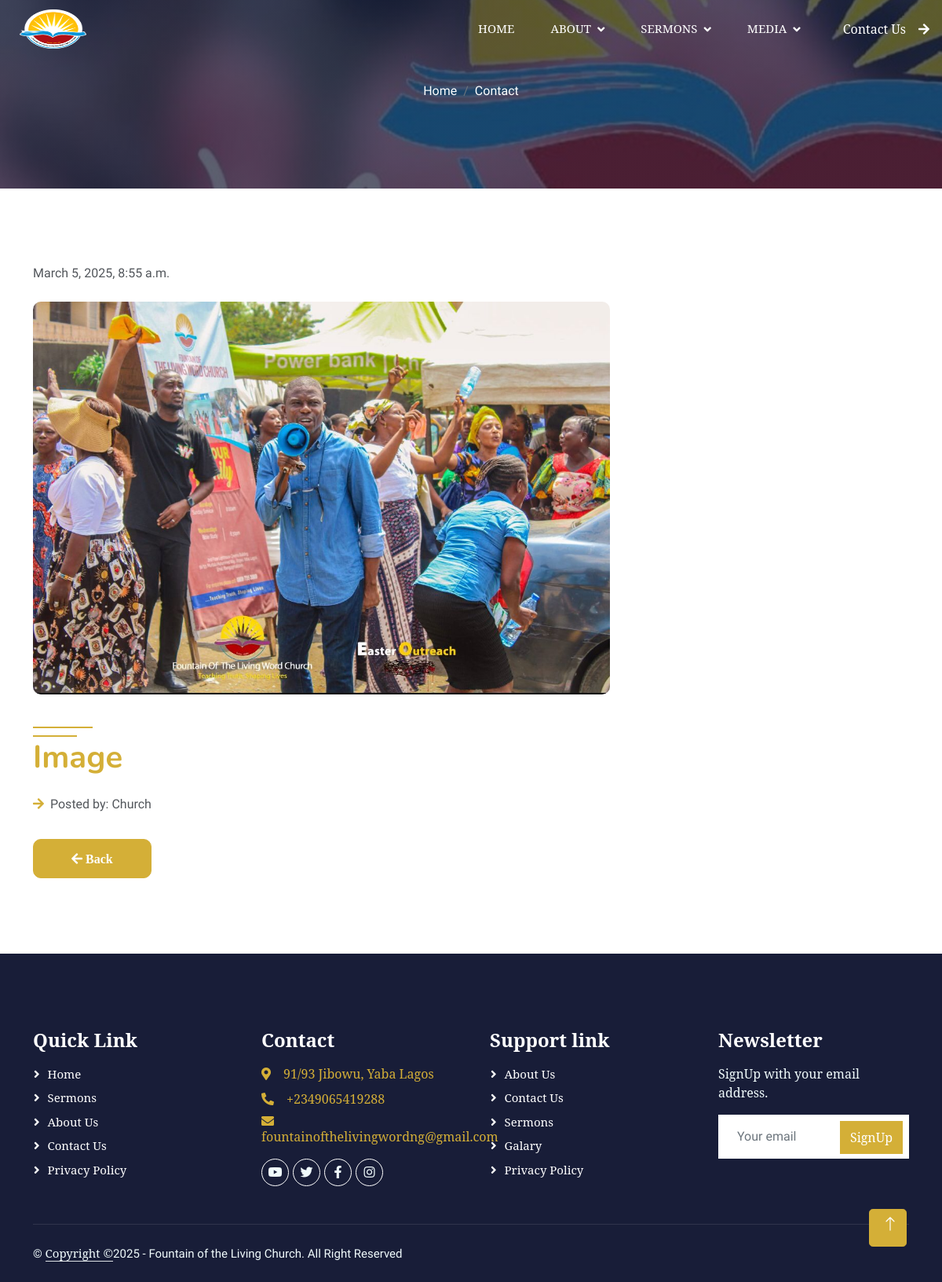
The app's page /galary_article/42/ with its own data.
### fountain/models.py (models this page shows, shortened)
class ChurchGalary(models.Model):
    galary_title = models.CharField(max_length=255, blank=True, null=True)
    galary_img = models.ImageField(upload_to='galary_img/')
    galary_author = models.ForeignKey(User, on_delete=models.CASCADE)
    galary_date = models.DateTimeField (auto_now_add= True)
    class Meta:
        ordering =['-galary_date']

### fountain/views.py (the view, shortened to what this page needs)
# urls.py: path('galary_article/<int:pk>/', GalaryArticleDetail.as_view(), name="galary_detail"),
class GalaryArticleDetail(DetailView):
    model = ChurchGalary
    template_name = 'fountainchurch/galary_article_detail.html'

### templates/fountainchurch/galary_article_detail.html (shortened to what this page needs)
{% extends "base.html" %}
{% load static %}
{% block content%}
  <div class="container-fluid bg-primary py-5 mb-5 page-header">
    <div class="container py-5">
        <div class="row justify-content-center">
            <div class="col-lg-10 text-center">
                <nav aria-label="breadcrumb">
                    <ol class="breadcrumb justify-content-center">
                        <li class="breadcrumb-item"><a class="text-white" href="{% url 'home' %}">Home</a></li>
                        <li class="breadcrumb-item"><a class="text-white" href="{% url 'contact' %}">Contact</a></li>
                    </ol>
                </nav>
            </div>
        </div>
    </div>
</div>
    <div class="container-xxl py-5">
        <div class="container">
            <p class="mb-4">{{ object.galary_date }}</p>
            <div class="row g-5">
                <div class="col-lg-12 wow fadeInUp" data-wow-delay="0.1s" style="min-height: 500px;">
                    <div class="position-relative h-100">
                        <img class="img-fluid position-absolute w-99 h-100" src="{{ object.galary_img.url }}" alt="" style="object-fit: cover; border-radius: 10px;">
                    </div>
                </div>
                <div class="col-lg-9 wow fadeInUp" data-wow-delay="0.3s">
                    <h1 class="mb-4"style="color: #d4af37;">{{ object.galary_title }}</h1>
                    <div class="row gy-2 gx-4 mb-4">
                        <div class="col-sm-6">
                            <p class="mb-0"><i class="fa fa-arrow-right text-primary me-2"></i>Posted by: Church</p>
                        </div>
                    </div>
                    <div class="btn-wrapper">
                            <a href=""onclick="history.back(); return false;" class="btn btn-primary py-3 px-5 mt-2"style="border-radius: 10px;"><i class="fa fa-arrow-left"> Back </i></a>
                        </div>
                </div>
            </div>
        </div>
    </div>
    {% endblock %}

### static/css/style.css (style rules this page uses)
.btn { font-family: 'Nunito', sans-serif; font-weight: 600; transition: .5s; }
h1, .h1, h2, .h2, h3, .h3, h4, .h4, h5, .h5, h6, .h6 { margin-top: 0; margin-bottom: .5rem; font-family: sans-serif; font-weight: 700; line-height: 1.2; color: #181d38; }
body { margin: 0; font-family: sans-serif; font-size: 1rem; font-weight: 400; line-height: 1.5; color: #52565b; background-color: #fff; -webkit-text-size-adjust: 100%; -webkit-tap-highlight-color: rgba(0, 0, 0, 0); }
h1, .h1, h2, .h2, h3, .h3, h4, .h4, h5, .h5, h6, .h6 { margin-top: 0; margin-bottom: .5rem; font-family: Georgia; font-weight: 700; line-height: 1.2; color: #181d38; }
.btn.btn-primary, .btn.btn-secondary { color: #FFFFFF; }
.page-header { background: linear-gradient(rgba(24, 29, 56, .7), rgba(24, 29, 56, .7)), url(../img/carousel-1.jpg); background-position: center center; background-repeat: no-repeat; background-size: cover; }
.breadcrumb-item + .breadcrumb-item::before { color: var(--light); }

### records on screen
ChurchGalary: galary_date "March 5, 2025, 8:55 a.m.", galary_img (picture), galary_title "Image"
